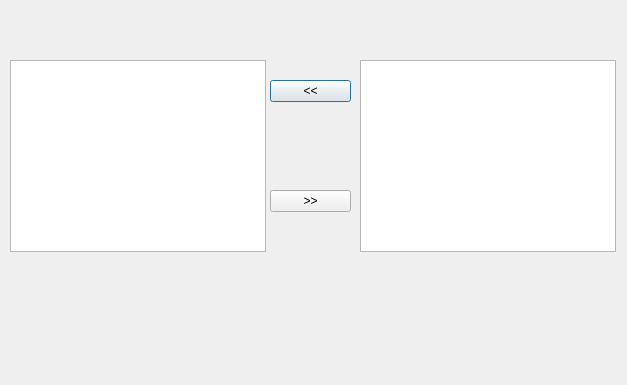
<?xml version="1.0" encoding="UTF-8"?>
<ui version="4.0">
 <class>ListWidgetDialog</class>
 <widget class="QDialog" name="ListWidgetDialog">
  <property name="geometry">
   <rect>
    <x>0</x>
    <y>0</y>
    <width>627</width>
    <height>385</height>
   </rect>
  </property>
  <property name="windowTitle">
   <string>List widget Dialog</string>
  </property>
  <widget class="QListWidget" name="leftList">
   <property name="geometry">
    <rect>
     <x>10</x>
     <y>60</y>
     <width>256</width>
     <height>192</height>
    </rect>
   </property>
  </widget>
  <widget class="QListWidget" name="rightList">
   <property name="geometry">
    <rect>
     <x>360</x>
     <y>60</y>
     <width>256</width>
     <height>192</height>
    </rect>
   </property>
  </widget>
  <widget class="QPushButton" name="pushButtonMoveLeft">
   <property name="geometry">
    <rect>
     <x>270</x>
     <y>80</y>
     <width>81</width>
     <height>22</height>
    </rect>
   </property>
   <property name="text">
    <string>&lt;&lt;</string>
   </property>
  </widget>
  <widget class="QPushButton" name="pushButtonMoveRight">
   <property name="geometry">
    <rect>
     <x>270</x>
     <y>190</y>
     <width>81</width>
     <height>22</height>
    </rect>
   </property>
   <property name="text">
    <string>&gt;&gt;</string>
   </property>
  </widget>
 </widget>
 <resources/>
 <connections/>
</ui>
